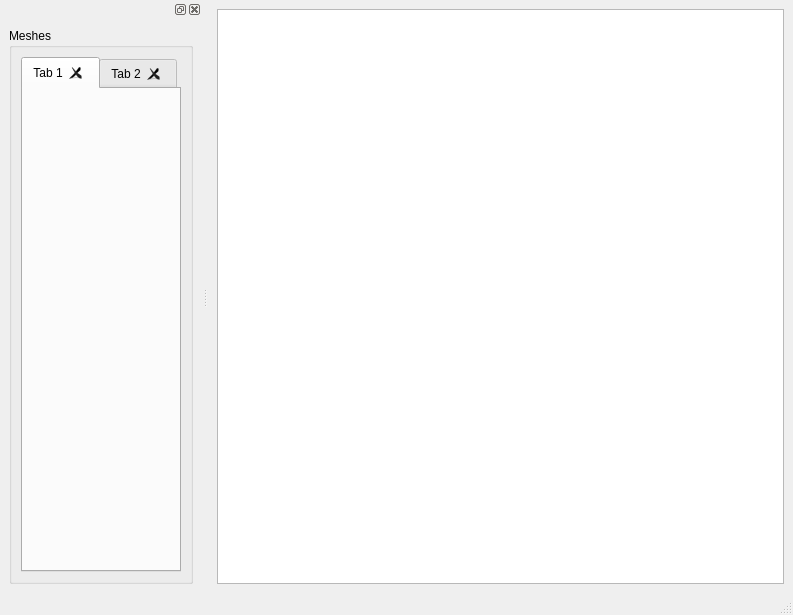
<?xml version="1.0" encoding="UTF-8"?>
<ui version="4.0">
 <class>MainWindow</class>
 <widget class="QMainWindow" name="MainWindow">
  <property name="geometry">
   <rect>
    <x>0</x>
    <y>0</y>
    <width>793</width>
    <height>615</height>
   </rect>
  </property>
  <property name="windowTitle">
   <string>MainWindow</string>
  </property>
  <widget class="QWidget" name="centralwidget">
   <layout class="QVBoxLayout" name="verticalLayout">
    <item>
     <widget class="QVTKRenderWindowInteractor" name="display"/>
    </item>
   </layout>
  </widget>
  <widget class="QMenuBar" name="menubar">
   <property name="geometry">
    <rect>
     <x>0</x>
     <y>0</y>
     <width>793</width>
     <height>22</height>
    </rect>
   </property>
  </widget>
  <widget class="QStatusBar" name="statusbar"/>
  <widget class="QDockWidget" name="dockWidget">
   <attribute name="dockWidgetArea">
    <number>1</number>
   </attribute>
   <widget class="QWidget" name="dockWidgetContents">
    <layout class="QHBoxLayout" name="horizontalLayout_2">
     <item>
      <widget class="QGroupBox" name="groupBox">
       <property name="title">
        <string>Meshes</string>
       </property>
       <layout class="QHBoxLayout" name="horizontalLayout">
        <item>
         <widget class="QTabWidget" name="tabWidget">
          <property name="sizePolicy">
           <sizepolicy hsizetype="Preferred" vsizetype="Preferred">
            <horstretch>0</horstretch>
            <verstretch>0</verstretch>
           </sizepolicy>
          </property>
          <property name="tabsClosable">
           <bool>true</bool>
          </property>
          <widget class="QWidget" name="tab">
           <attribute name="title">
            <string>Tab 1</string>
           </attribute>
          </widget>
          <widget class="QWidget" name="tab_2">
           <property name="enabled">
            <bool>false</bool>
           </property>
           <attribute name="title">
            <string>Tab 2</string>
           </attribute>
          </widget>
         </widget>
        </item>
       </layout>
      </widget>
     </item>
    </layout>
   </widget>
  </widget>
 </widget>
 <customwidgets>
  <customwidget>
   <class>QVTKRenderWindowInteractor</class>
   <extends>QGraphicsView</extends>
   <header>QVTKRenderWindowInteractor</header>
  </customwidget>
 </customwidgets>
 <resources/>
 <connections/>
</ui>
